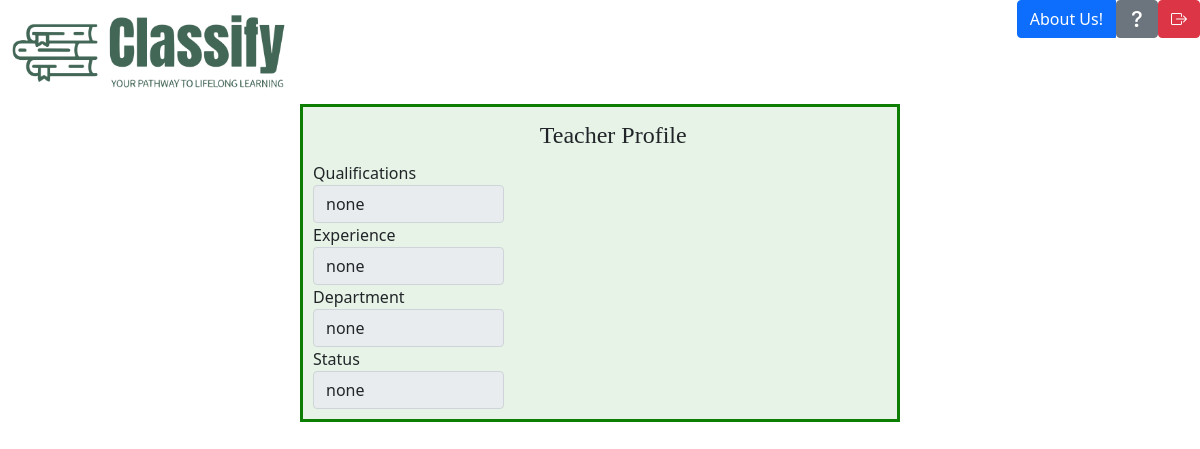
Page /teacher-profile/2 on the committed database.
### app.py (models this page shows, shortened)
class Teacher(db.Model):
    __tablename__ = 'teacher'
    teacherID = db.Column(db.Integer, primary_key=True)
    qualifications = db.Column(db.String(400), nullable=False)
    experience = db.Column(db.String(400), nullable=False)
    department = db.Column(db.String(255), nullable=False)
    status = db.Column(db.String(255), nullable=False)
    userID = db.Column(db.Integer, db.ForeignKey('user.userID'), nullable=False)
    user = db.relationship('User', backref=db.backref('teacher', uselist=False))

### app.py (the view)
@app.route('/teacher-profile/<int:teacher_id>')
def teacher_profile(teacher_id):
    teacher = Teacher.query.get(teacher_id)
    user_email = session.get('user')
    user = User.query.filter_by(email=user_email).first()
    return render_template('teacher-profile.html', teacher=teacher, user=user)

### templates/teacher-profile.html (shortened to what this page needs)
<!DOCTYPE html>
<html lang="en">
  <head>
    <link rel="stylesheet" href="../static/css/styles.css" />
    <link href="https://cdn.jsdelivr.net/npm/bootstrap@5.0.2/dist/css/bootstrap.min.css" rel="stylesheet">
    <link rel="stylesheet" href="https://cdn.jsdelivr.net/npm/bootstrap-icons@1.5.0/font/bootstrap-icons.css">
  </head>
<body>
  <header>
    <a href="/student-home"><img class="logo" src="../static/images/classifylogoside.png"></a>
    <div class="btn-group">
      <a href="/about-us-student" class="btn btn-primary">About Us!</a>
      <a href="/faq-student"><button type="button" class="btn btn-secondary"><i class="bi-question-lg"></i></button></a>
      <a href="/"><button type="button" class="btn btn-danger"><i class="bi bi-box-arrow-right"></i></button></a>
    </div>
  </header>
  <form class="form-horizontal" method="POST" action="/update-teacher">
    <fieldset>
    <legend>Teacher Profile</legend>
    <div class="form-group">
      <label class="col-md-4 control-label" for="textarea">Qualifications</label>
      <div class="col-md-4">
        <input id="qualifications" name="qualifications" type="text" placeholder="qualifications" class="form-control" required="" value="{{ teacher.qualifications }}" readonly>
      </div>
    </div>
    <div class="form-group">
      <label class="col-md-4 control-label" for="textarea">Experience</label>
      <div class="col-md-4">
        <input id="experience" name="experience" type="text" placeholder="experience" class="form-control" required="" value="{{ teacher.experience }}" readonly>
      </div>
    </div>
    <div class="form-group">
      <label class="col-md-4 control-label" for="textarea">Department</label>
      <div class="col-md-4">
        <input id="department" name="department" type="text" placeholder="department" class="form-control" required="" value="{{ teacher.department }}" readonly>
      </div>
    </div>
    <div class="form-group">
      <label class="col-md-4 control-label" for="textarea">Status</label>
      <div class="col-md-4">
        <input id="status" name="status" type="text" placeholder="status" class="form-control" required="" value="{{ teacher.status }}" readonly>
      </div>
    </div>
    </fieldset>
  </form>
</body>
</html>

### static/css/styles.css (style rules this page uses)
.logo { width: 300px; height: auto; padding: 10px; }
form { width: 600px ; margin: 0 auto; border: 3px solid #0c7f02; background-color: #e7f3e6; padding: 10px; }
label { text-align:left; width:100px; }
input { margin-left: 10px; }
.form-control { width:550px; }
body { background-color: #bff3b6; }
legend { width: 190px; padding: 2px; padding-bottom: 20px; margin-left: calc(47% - 35px - 8px); font-family: 'Times New Roman', Times, serif; font-size: xx-large; }
.btn-group { float: right; }

### rows in the picture
Teacher: qualifications "none", experience "none", department "none", status "none"
